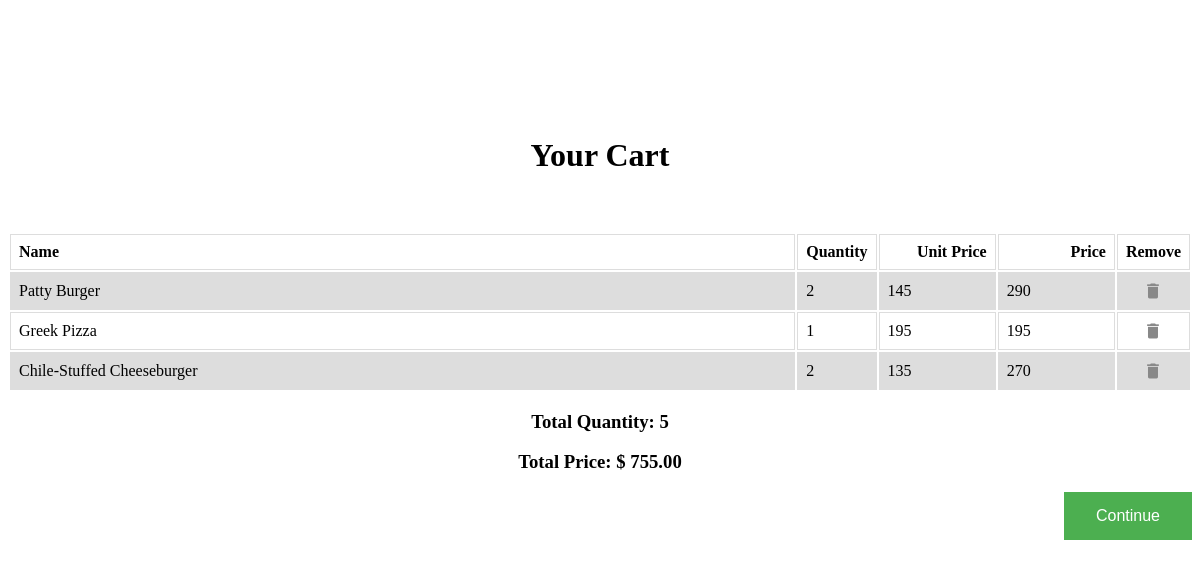
The app's page /cart.php with its own data.
### tables this page shows
CREATE TABLE `productdetails` (
  `id` int(6) NOT NULL,
  `name` varchar(100) NOT NULL,
  `quantity` int(13) NOT NULL,
  `price` int(14) NOT NULL
);

### cart.php (the view, shortened to what this page needs)
<html>
<head>
<body>
<?php
include 'database.php';
$sql = "SELECT * FROM productdetails";
if($result = mysqli_query($conn, $sql)){
    if(mysqli_num_rows($result) > 0){
		?>
       <table >
	   <?php
	   $total_quantity = 0;
$total_price = 0;
            echo "<tr>";
            echo   '<th style="text-align:left;">Name</th>';
            echo '<th style="text-align:right;" width="5%">Quantity</th>';
          echo '<th style="text-align:right;" width="10%">Unit Price</th>';
          echo '<th style="text-align:right;" width="10%">Price</th>';
           echo '<th style="text-align:center;" width="5%">Remove</th>';
            echo "</tr>";
        while($row = mysqli_fetch_array($result)){
            echo "<tr>";
                echo "<td>" . $row['name'] . "</td>";
                echo "<td>" . $row['quantity'] . "</td>";
                echo "<td>" . $row['price'] . "</td>";
				  echo "<td>" . $row['price']*$row['quantity'] . "</td>";
				  ?>
				 <td style='text-align:center;'><a href='delete.php?name=<?php echo $row["name"]; ?>&quantity=<?php echo $row["quantity"]; ?>' ><img src="icon-delete.png" alt="Remove Item" /></a></td>
            </tr>
			<?php
$total_quantity += $row["quantity"];
$total_price += ($row["price"]*$row["quantity"]);
}
?>
<br><br><br><br><br><br>
<h1 style="text-align:center;" >Your Cart</h1>
<br><br>
<?php
        echo "</table>";
		?>
		 	<h3 align="center">Total Quantity: <strong ><?php echo $total_quantity  ; ?></strong></h3>
		<h3 align="center">Total Price: <strong ><?php echo "$ ".number_format($total_price, 2); ?></strong></h3>
		<a href='payment.php?quantity=<?php echo $total_quantity; ?>&price=<?php echo $total_price ; ?>' ><button class="button" style="float: right;  background-color: #4CAF50; /* Green */
  border: none;
  color: white;
  padding: 15px 32px;
  text-align: center;
  text-decoration: none;
  display: inline-block;
  font-size: 16px;
  size:51px;
  cursor:pointer;">Continue</button>
		</a>
		<?php
    } else{
        echo "No records matching your query were found.";
    }
} else{
    echo "ERROR: Could not able to execute $sql. " . mysqli_error($conn);
}
?>
</body>
</head>
</html>

### cart.php (style rules this page uses)
td, th { border: 1px solid #dddddd; text-align: left; padding: 8px; }
tr:nth-child(even) { background-color: #dddddd; }

### records on screen
productdetails: name "Patty Burger", quantity "2", price "145", $row['price']*$row['quantity'] "290"
productdetails: name "Greek Pizza", quantity "1", price "195", $row['price']*$row['quantity'] "195"
productdetails: name "Chile-Stuffed Cheeseburger", quantity "2", price "135", $row['price']*$row['quantity'] "270"

### other values on screen
$total_quantity "5"
$total_price "755.00"
